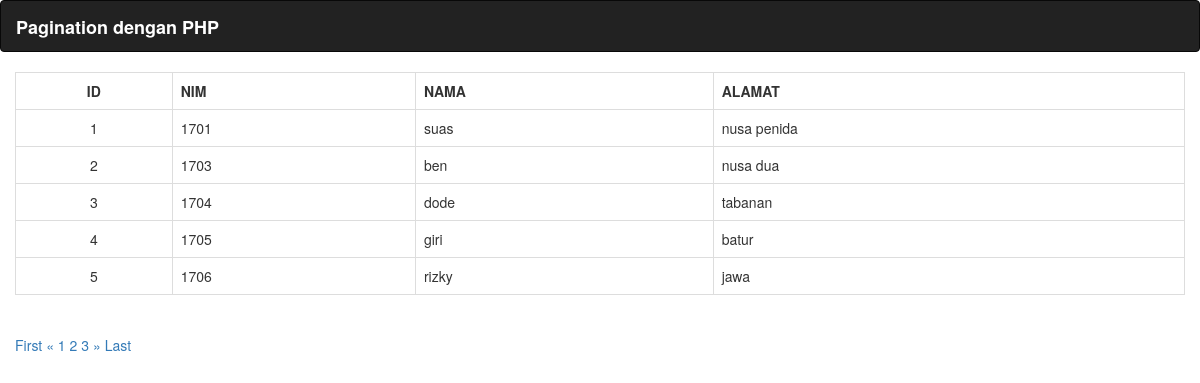
The app's page /tugas9/index.php with its own data.
### tables this page shows
CREATE TABLE `users` (
  `id` int(11) NOT NULL,
  `nim` int(10) NOT NULL,
  `nama` varchar(100) NOT NULL,
  `alamat` text NOT NULL
);

### tugas9/index.php (the view, shortened to what this page needs)
<!DOCTYPE html>
<html lang="en">
  <head>
    <link href="css/bootstrap.min.css" rel="stylesheet">
  </head>
  <body>
    <nav class="navbar navbar-inverse" role="navigation">
      <div class="container-fluid">
        <div class="navbar-header">
          <a class="navbar-brand" href="#" style="color: white;"><b>Pagination dengan PHP</b></a>
    </nav>
    <div style="padding: 0 15px;">
      <div class="table-responsive">
        <table class="table table-bordered">
          <tr>
            <th class="text-center">ID</th>
            <th>NIM</th>
            <th>NAMA</th>
            <th>ALAMAT</th>
          </tr>
          <?php
          include "config.php";
          $page = (isset($_GET['page']))? $_GET['page'] : 1;
          $limit = 5;
          $limit_start = ($page - 1) * $limit;
          $sql = $pdo->prepare("SELECT * FROM users LIMIT ".$limit_start.",".$limit);
          $sql->execute();
          $id = $limit_start + 1;
          while($data = $sql->fetch()){
          ?>
            <tr>
              <td class="align-middle text-center"><?php echo $id; ?></td>
              <td class="align-middle"><?php echo $data['nim']; ?></td>
              <td class="align-middle"><?php echo $data['nama']; ?></td>
              <td class="align-middle"><?php echo $data['alamat']; ?></td>
            </tr>
          <?php
            $id++;
          }
          ?>
        </table>
      </div>
      <ul class="pagination">
        <?php
        if($page == 1){
        ?>
          <a href="#">First</a>
          <a href="#">&laquo;</a>
        <?php
        }else{
          $link_prev = ($page > 1)? $page - 1 : 1;
        ?>
          <a href="index.php?page=1">First</a>
          <a href="index.php?page=<?php echo $link_prev; ?>">&laquo;</a>
        <?php
        }
        ?>
        <?php
        $sql2 = $pdo->prepare("SELECT COUNT(*) AS jumlah FROM users");
        $sql2->execute();
        $get_jumlah = $sql2->fetch();
        $jumlah_page = ceil($get_jumlah['jumlah'] / $limit);
        $jumlah_number = 3;
        $start_number = ($page > $jumlah_number)? $page - $jumlah_number : 1;
        $end_number = ($page < ($jumlah_page - $jumlah_number))? $page + $jumlah_number : $jumlah_page;
        for($i = $start_number; $i <= $end_number; $i++){
          $link_active = ($page == $i)? ' ' : '';
        ?>
        <?php echo $link_active; ?> <a href="index.php?page=<?php echo $i; ?>"><?php echo $i; ?></a></li>
        <?php
        }
        ?>
        <?php
        if($page == $jumlah_page){
        ?>
          <a href="#">&raquo;</a>
          <a href="#">Last</a>
        <?php
        }else{
          $link_next = ($page < $jumlah_page)? $page + 1 : $jumlah_page;
        ?>
          <a href="index.php?page=<?php echo $link_next; ?>">&raquo;</a>
          <a href="index.php?page=<?php echo $jumlah_page; ?>">Last</a>
        <?php
        }
        ?>
      </ul>
    </div>
  </body>
</html>

### tugas9/index.php (style rules this page uses)
.align-middle { vertical-align: middle !important; }

### records on screen
users: nim "1701", nama "suas", alamat "nusa penida"
users: nim "1703", nama "ben", alamat "nusa dua"
users: nim "1704", nama "dode", alamat "tabanan"
users: nim "1705", nama "giri", alamat "batur"
users: nim "1706", nama "rizky", alamat "jawa"
